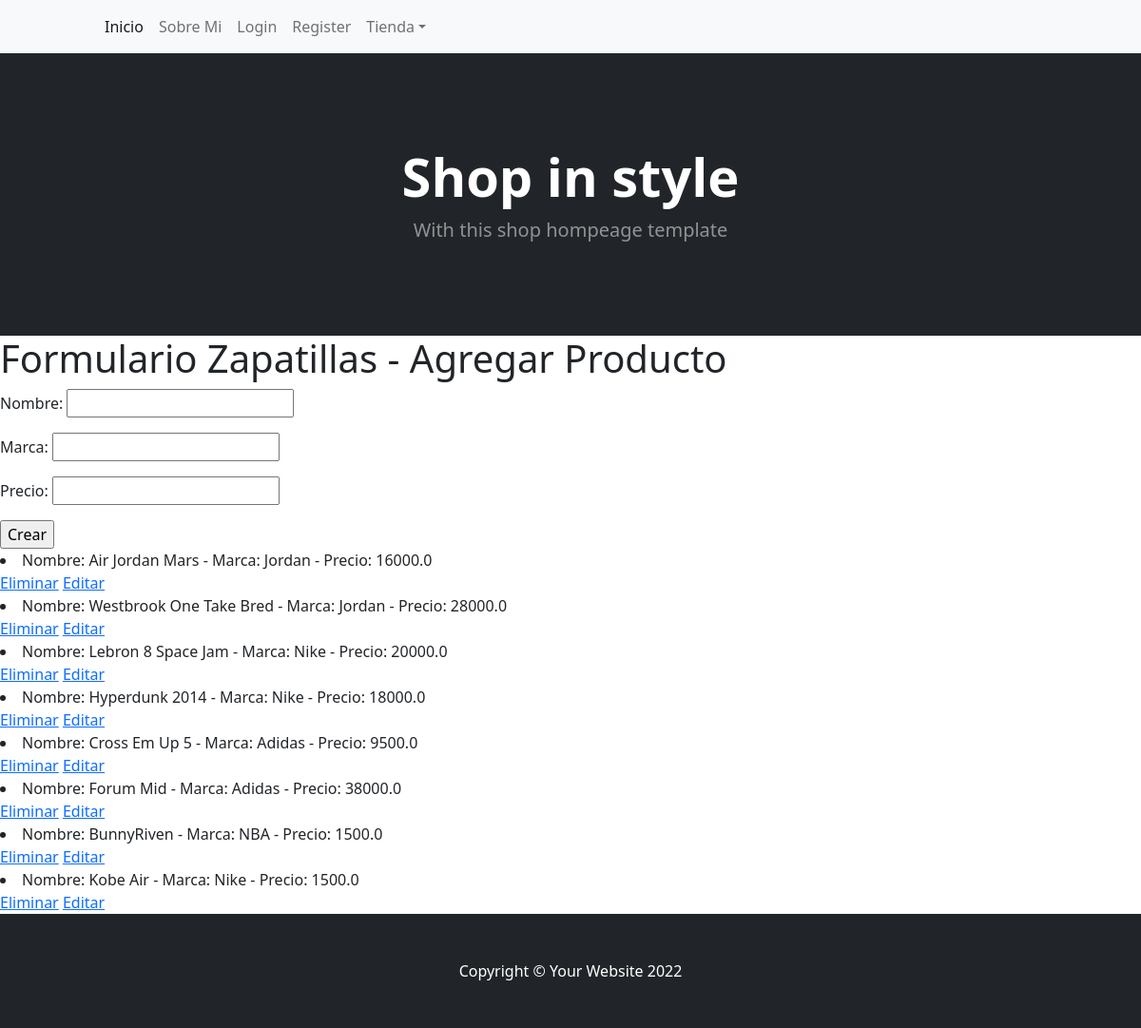
The app's page /productos/zapatillas/, older data.
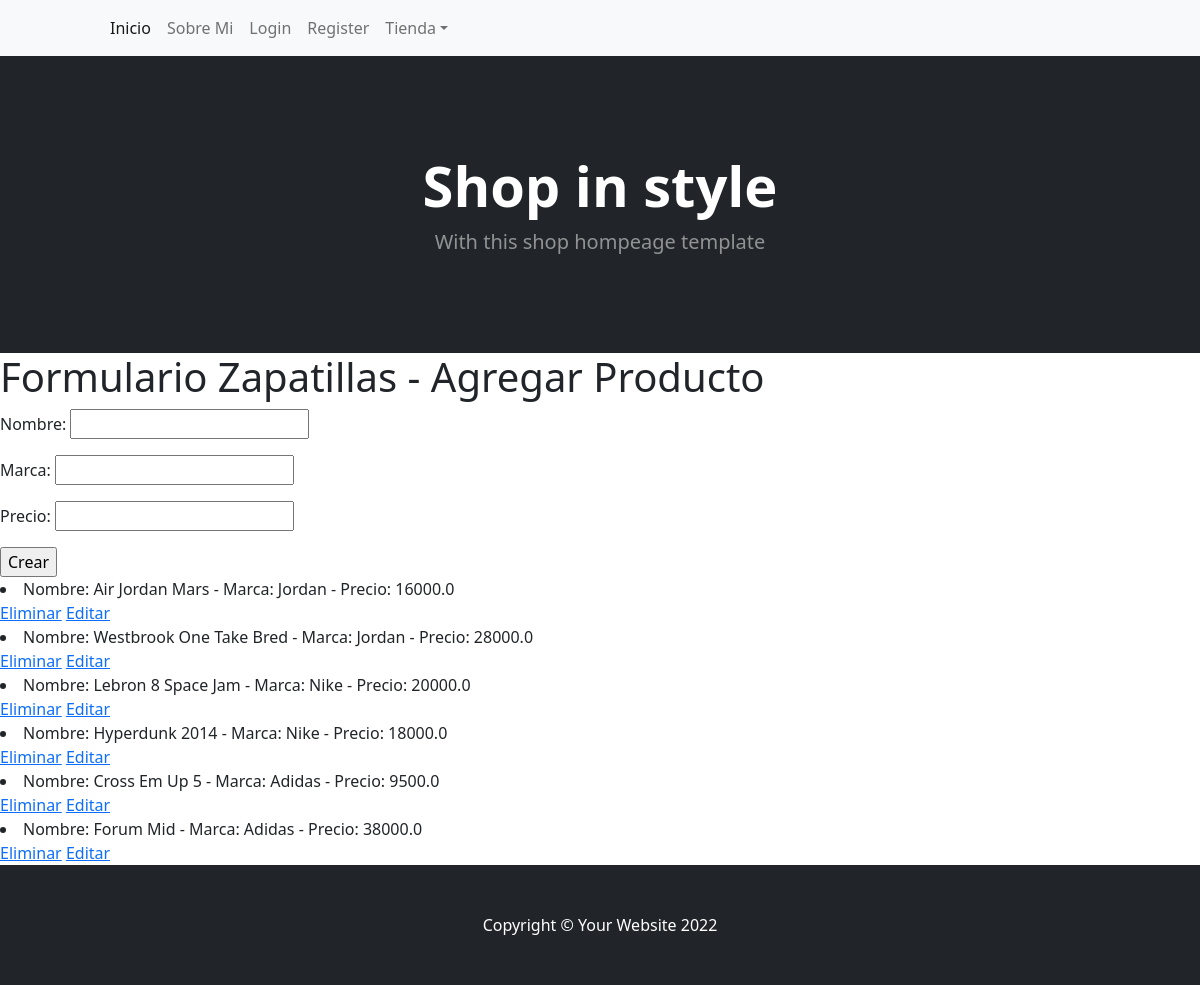
The same page, newer data.
### productos/models.py (models this page shows)
class Zapatilla(models.Model):
    nombre = models.CharField(max_length=150)
    marca = models.CharField(max_length=150)
    precio = models.FloatField()
    def __str__(self):
        return f"Nombre: {self.nombre} - Marca: {self.marca} - Precio: {self.precio}"

### productos/views.py (the view, shortened to what this page needs)
# urls.py: path("zapatillas/", zapatillas, name="zapatillas"),
def zapatillas(request):
    zapatillas = Zapatilla.objects.all()
    if request.method == "GET":
        formulario = formularioZapatillas
        context = {
            "zapatillas": zapatillas,
            "formulario": formulario
        }
        return render(request, "productos/zapatillas.html", context)

### productos/templates/productos/zapatillas.html (shortened to what this page needs)
<!DOCTYPE html>
<html lang="en">
    <head>
        {% load static %}
        <link href="https://cdn.jsdelivr.net/npm/bootstrap-icons@1.5.0/font/bootstrap-icons.css" rel="stylesheet" />
        <link href="{% static 'productos/css/styles.css' %}" rel="stylesheet" />
    </head>
    <body>
        <nav class="navbar navbar-expand-lg navbar-light bg-light">
            <div class="container px-4 px-lg-5">
                <div class="collapse navbar-collapse" id="navbarSupportedContent">
                    <ul class="navbar-nav me-auto mb-2 mb-lg-0 ms-lg-4">
                        <li class="nav-item"><a class="nav-link active" aria-current="page" href="/productos/">Inicio</a></li>
                        <li class="nav-item"><a class="nav-link" href="#!">Sobre Mi</a></li>
                        <li class="nav-item"><a class="nav-link" href="/auth/login/">Login</a></li>
                        <li class="nav-item"><a class="nav-link" href="/auth/register/">Register</a></li>
                        <li class="nav-item dropdown">
                            <a class="nav-link dropdown-toggle" id="navbarDropdown" href="#" role="button" data-bs-toggle="dropdown" aria-expanded="false">Tienda</a>
                        </li>
                    </ul>
                </div>
            </div>
        </nav>
        <header class="bg-dark py-5">
            <div class="container px-4 px-lg-5 my-5">
                <div class="text-center text-white">
                    <h1 class="display-4 fw-bolder">Shop in style</h1>
                    <p class="lead fw-normal text-white-50 mb-0">With this shop hompeage template</p>
                </div>
            </div>
        </header>
        <div>
            <h1>Formulario Zapatillas - Agregar Producto</h1>
                <form " method="post">{% csrf_token %}
                    {{ formulario.as_p }}
                    <input type="submit" value="Crear">
                </form>
                {% for p in zapatillas %}
                    <li>{{p}}</li> <a href="{%url 'EliminarZapatillas' p.id %}">Eliminar</a>
                    <a href="{%url 'EditarZapatillas' p.id %}">Editar</a>
                {% endfor %}
        <footer class="py-5 bg-dark">
            <div class="container"><p class="m-0 text-center text-white">Copyright &copy; Your Website 2022</p></div>
        </footer>
    </body>
</html>

Row changes from the older to the newer data that the page shows:
removed Zapatilla: nombre+marca+precio "Nombre: BunnyRiven - Marca: NBA - Precio: 1500.0"
removed Zapatilla: nombre+marca+precio "Nombre: Kobe Air - Marca: Nike - Precio: 1500.0"
